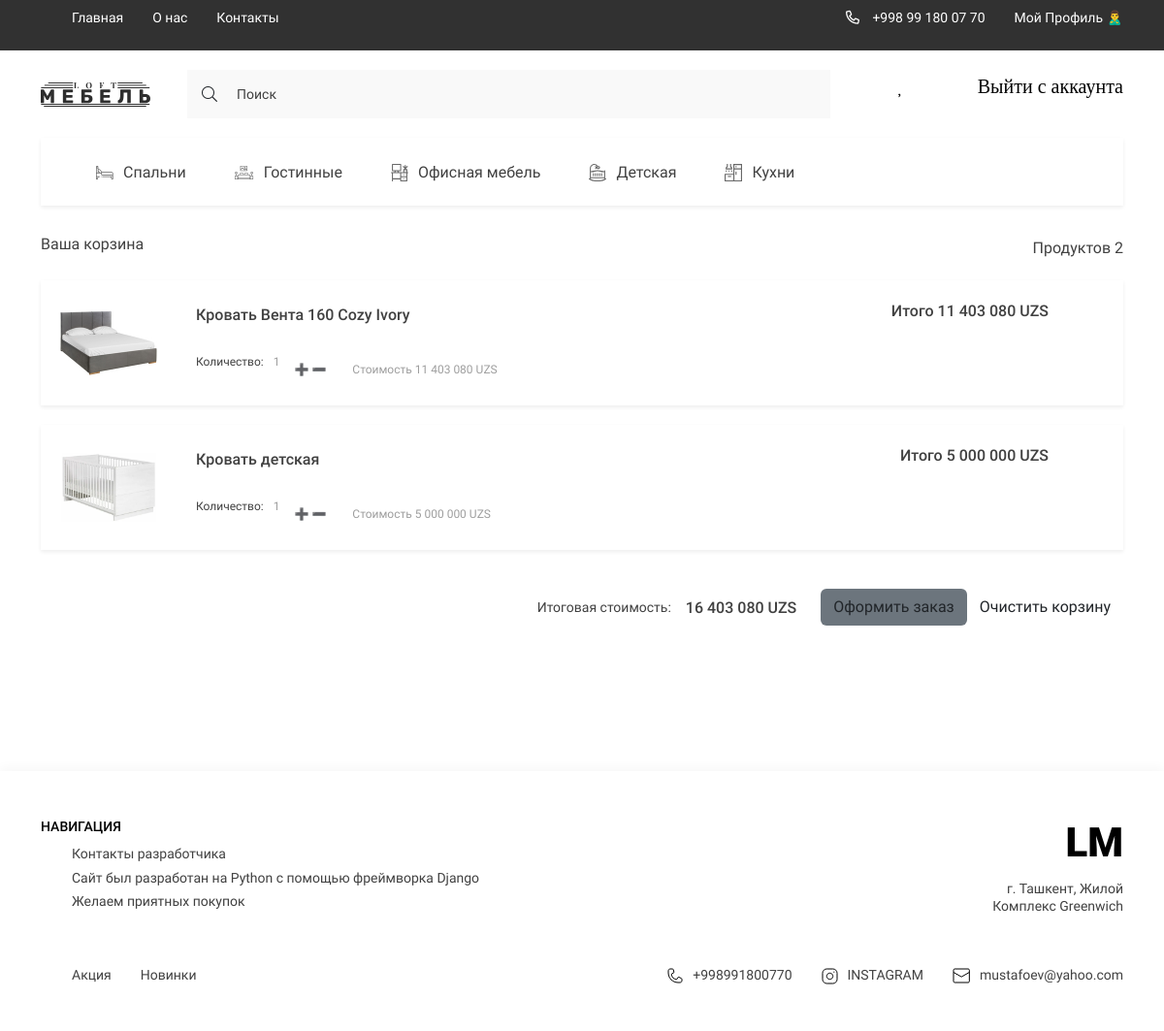
Screenshot of /my_cart/ (signed in) with the database file from the repository.
### digital/models.py (models this page shows, shortened)
class Category(models.Model):
    title = models.CharField(max_length=150, verbose_name='Название категории')
    image = models.ImageField(upload_to='categories/', verbose_name='Изображение', blank=True, null=True)
    slug = models.SlugField(unique=True, null=True)
    parent = models.ForeignKey('self', on_delete=models.CASCADE, null=True, blank=True, related_name='subcategories',
                               related_query_name='subcategories', verbose_name='Категория')
    def get_absolute_url(self):
        return reverse('category_page', kwargs={'slug': self.slug})
    def get_image_category(self):
        if self.image:
            return self.image.url
        else:
            return '-'
    class Meta:
        verbose_name = 'Категория'
        verbose_name_plural = 'Категории'

class Order(models.Model):
    customer = models.ForeignKey(Customer, on_delete=models.SET_NULL, verbose_name='Покупатель', blank=True, null=True)
    created_at = models.DateTimeField(auto_now_add=True, verbose_name='Дата заказа')
    is_completed = models.BooleanField(default=False)
    shipping = models.BooleanField(default=True, verbose_name='Строка')
    class Meta:
        verbose_name = 'Заказ'
        verbose_name_plural = 'Заказы'
    @property
    def get_cart_total_price(self):
        order_products = self.orderproduct_set.all()
        total_price = sum([product.get_total_price for product in order_products])
        return total_price
    @property
    def get_cart_total_quantity(self):
        order_products = self.orderproduct_set.all()
        total_price = sum([product.quantity for product in order_products])
        return total_price

class OrderProduct(models.Model):
    product = models.ForeignKey(Product, on_delete=models.SET_NULL, null=True)
    order = models.ForeignKey(Order, on_delete=models.SET_NULL, null=True)
    quantity = models.IntegerField(default=0, null=True, blank=True, verbose_name='Кол-во')
    added_at = models.DateTimeField(auto_now_add=True, verbose_name='Дата добавления')
    class Meta:
        verbose_name = 'Заказанный товар'
        verbose_name_plural = 'Заказанный товары'
    @property
    def get_total_price(self):
        total_price = self.product.price * self.quantity
        return total_price

class Product(models.Model):
    title = models.CharField(max_length=250, verbose_name='Название Товара')
    price = models.FloatField(verbose_name='Цена')
    quantity = models.IntegerField(verbose_name='Количество')
    slug = models.SlugField(unique=True, null=True)
    created_at = models.DateTimeField(auto_now_add=True, verbose_name='Дата добавления')
    category = models.ForeignKey(Category, on_delete=models.CASCADE, related_name='products', verbose_name='Категория')
    edited_at = models.DateTimeField(auto_now=True, verbose_name='Дата изменения')
    brand = models.ForeignKey('Brand', on_delete=models.CASCADE, null=True, blank=True)
    color_code = models.TextField(default='#000000', verbose_name='Код цвета', null=True, blank=True)
    color_name = models.TextField(default='Желтый', verbose_name='Цвет', null=True, blank=True)
    description_all = models.TextField(verbose_name='Описание для страницы о товаре', blank=True, null=True)
    def get_image_product(self):
        if self.images:
            try:
                return self.images.first().image.url
            except:
                return '-'
        else:
            return '-'
    class Meta:
        verbose_name = 'Товар'
        verbose_name_plural = 'Товары'

class Gallery(models.Model):
    image = models.ImageField(upload_to='products', verbose_name='Картинка товара')
    product = models.ForeignKey(Product, on_delete=models.CASCADE, related_name='images')
    class Meta:
        verbose_name = 'Картинка'
        verbose_name_plural = 'Картинки'

### digital/views.py (the view)
# urls.py: path('my_cart/', my_cart_view, name='my_cart'),
def my_cart_view(request):
    if request.user.is_authenticated:
        cart_info = get_cart_data(request)
        context = {
            'title': 'Моя корзина',
            'order': cart_info['order'],
            'products': cart_info['products']
        }
        return render(request, 'digital/my_cart.html', context)
    else:
        return redirect('login')

### digital/templatetags/digital_tags.py (called while the page is built)
@register.simple_tag()
def get_categories():
    categories = Category.objects.filter(parent=None)
    return categories

@register.simple_tag()
def get_normal_price(price):
    return f'{int(price):_}'.replace('_', ' ')

### digital/utils.py (called while the page is built)
def get_cart_data(request):
    cart = CartForAuthenticatedUser(request)
    cart_info = cart.get_cart_info()
    return cart_info

    def get_cart_info(self):
        customer, created = Customer.objects.get_or_create(user=self.user)
        order, created = Order.objects.get_or_create(customer=customer)
        order_products = order.orderproduct_set.all()
        cart_total_quantity = order.get_cart_total_quantity
        cart_total_price = order.get_cart_total_price
        return {
            'cart_total_quantity': cart_total_quantity,
            'cart_total_price': cart_total_price,
            'order': order,
            'products': order_products
        }

### digital/templates/digital/my_cart.html (shortened to what this page needs)
{% extends 'base.html' %}
{% load static %}
{% load digital_tags %}
{% block main %}
<main class="main">
    <div class="container">
        <section class="basket">
            <div class="basket__text">
                <h1 class="basket__title">Ваша корзина</h1>
                <span class="basket__count"><span>Продуктов</span> {{ order.get_cart_total_quantity }}</span>
            </div>
            <div class="basket__items">
                {% for item in products %}
                {% include 'digital/components/_basket_item.html' %}
                {% endfor %}
            </div>
            <form class="products__form">
                {% if products %}
                <span>Итоговая стоимость:<span class="products__form-price">{% get_normal_price order.get_cart_total_price %} UZS</span> </span>
                <a href="{% url 'checkout' %}"  class="bg-secondary btn products__form-btn">Оформить заказ</a>
                <a href="{% url 'clear_cart' %}" class="btn products__form-btn">Очистить корзину</a>
                {% endif %}
            </form>
        </section>
    </div>
</main>
{% endblock main %}

### templates/components_base/_categories_list.html
{% load digital_tags %}
{% get_categories as categories %}
<ul class="header__list _categories">
    {% for category in categories %}
    <li>
        <a href="{{ category.get_absolute_url }}" class="header__list-links">
                                <span class="header__list-img">
                                    <img src="{{ category.get_image_category }}"
                                         alt="icons">
                                </span>
            {{ category.title }}
        </a>
    </li>
    {% endfor %}
</ul>

### digital/templates/digital/components/_basket_item.html
{% load static %}
{% load digital_tags %}
<div class="basket__item">
    <a href="#!" class="basket__item-img">
        <img src="{{ item.product.get_image_product }}" alt="product">
    </a>
    <div class="basket__item-content">
        <div class="basket__item-text">
            <h2 class="basket__item-title">{{ item.product.title }}</h2>
            <p class="basket__item-price">
                <span class="price">Итого<span> {% get_normal_price item.get_total_price %}</span> UZS</span>
            </p>
        </div>
        <div class="basket__options">
            <p class="basket__options-count">
                Количество: <span>{{ item.quantity }}</span>
            </p>
            <div>
                <a href="{% url 'to_cart' item.product.pk 'add' %}">
                    ➕
                </a>
                <a href="{% url 'to_cart' item.product.pk 'del' %}">
                    ➖
                </a>
                <span class="p-4 price">Стоимость<span> {% get_normal_price item.product.price %}</span> UZS</span>
            </div>
        </div>
    </div>
</div>

### digital/static/digital/style/style.css (style rules this page uses)
:root { --containerWidth: 1140px; --primaryColor: #414141; --primaryFont: 'Roboto'; --mainColor: #245462; }
* { padding: 0; margin: 0; box-sizing: border-box; text-decoration: none; list-style: none; font-family: var(--primaryFont); }
.container { width: 100%; max-width: calc(var(--containerWidth) + 30px); margin: 0 auto; padding: 0 15px; }
.btn { outline: none; border: none; padding: 13px 20px; font-style: normal; font-weight: normal; font-size: 13px; line-height: 15px; background: var(--mainColor); border: 1px solid var(--mainColor); transition: color .3s linear, background .3s linear; color: #FFFFFF; }
.nav__content-bars, ._categories, .nav__list-links>img, .nav__bars-open, ._truck { display: none; }
.header__list { display: flex; justify-content: space-between; align-items: center; }
.header__list._categories { justify-content: flex-start; width: 100%; overflow-x: scroll; background: #FFFFFF; box-shadow: 0px 2px 4px rgba(0, 0, 0, 0.07); margin-bottom: 30px; }
.header__list-links { padding: 24px 25px; display: flex; justify-content: center; align-items: center; height: 70px; transition: background .3s linear, color .3s linear; width: max-content; font-family: 'Roboto'; font-size: 16px; line-height: 19px; color: #414141; }
.header__list-links img { margin-right: 10px; min-width: 18px; transition: filter .3s linear; }
.main { width: 100%; flex-grow: 1; padding-bottom: 150px; }
.basket { display: flex; flex-direction: column; width: 100%; }
.basket__text { display: flex; align-items: center; justify-content: space-between; margin-bottom: 20px; }
.basket__title { font-style: normal; font-weight: normal; font-size: 16px; line-height: 19px; color: var(--primaryColor); }
.basket__count { font-style: normal; font-weight: normal; font-size: 16px; line-height: 19px; color: var(--primaryColor); }
.basket__items { display: flex; flex-direction: column; justify-content: space-between; gap: 20px; }
.basket__item { display: flex; width: 100%; align-items: center; justify-content: space-between; box-shadow: 0px 2px 4px rgba(0, 0, 0, 0.07); padding: 22px 77px 22px 20px; position: relative; }
.basket__item-img { width: 100%; max-width: 100px; display: flex; justify-content: center; align-items: center; margin-right: 40px; }
.basket__item-img img { width: 100%; }
.basket__item-content { display: flex; flex-direction: column; align-items: flex-start; flex-grow: 1; justify-content: center; }
.basket__item-text { display: flex; justify-content: space-between; align-items: center; width: 100%; margin-bottom: 20px; }
.basket__item-title { font-style: normal; font-weight: 500; font-size: 16px; line-height: 19px; color: var(--primaryColor); }
.basket__item-price { display: flex; justify-content: space-between; align-items: center; gap: 15px; }
.basket__item-price .price { font-style: normal; font-weight: 500; font-size: 16px; line-height: 19px; color: var(--primaryColor); }
.basket__options { display: flex; align-items: center; justify-content: flex-start; gap: 15px; font-style: normal; font-weight: normal; font-size: 12px; line-height: 14px; color: var(--primaryColor); }
.basket__options p { display: flex; justify-content: center; align-items: center; gap: 10px; }
.basket__options span { color: #9E9E9E; }
.products__form { display: flex; margin-top: 40px; justify-content: flex-end; align-items: center; }
.products__form>span { font-style: normal; font-weight: normal; font-size: 14px; line-height: 16px; color: var(--primaryColor); margin-right: 25px; display: flex; justify-content: center; align-items: center; }
.products__form-price { font-style: normal; font-weight: 500; font-size: 16px; line-height: 19px; color: var(--primaryColor); display: block; margin-left: 15px; }
.products__form-btn { padding: 12px 50px; }

### templates/base.html (style rules this page uses)
a { text-decoration:none; }

### rows the page displays
Category: get_image_category (picture), title "Спальни"
Category: get_image_category (picture), title "Гостинные"
Category: get_image_category (picture), title "Офисная мебель"
Category: get_image_category (picture), title "Детская"
Category: get_image_category (picture), title "Кухни"
Order: get_cart_total_quantity "2", id.quantity "16 403 080"
OrderProduct: product.get_image_product (picture), product "Кровать Вента 160 Cozy Ivory", product+quantity "11 403 080", quantity "1", product.price "11 403 080"
OrderProduct: product.get_image_product (picture), product "Кровать детская", product+quantity "5 000 000", quantity "1", product.price "5 000 000"
